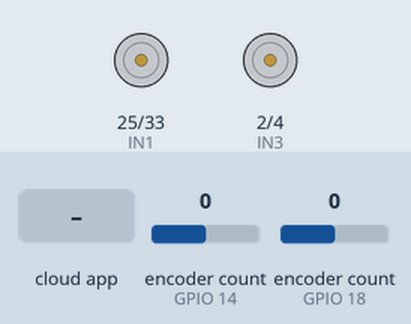
The sketch below on a simulated ESP32. On the bench: motor-driver pin pairs drawn as motors (green arrow = first pin HIGH = forward, orange = second pin HIGH = backward, longer = more drive, scaled by the enable pin). The inputs (shaded band) are chosen by the test bench; at power-on: encoder count (sensors on GPIO 14, GPIO 18) 0. WiFi joins after 1.5 s; servers stay silent unless stated; the ROS host is connected and sends only what is stated; what the sketch prints to the serial monitor is not drawn.

Above: at 2.7 s.
2.8 s: the phone or cloud app sets linear.x to -100
At 4.2 s:
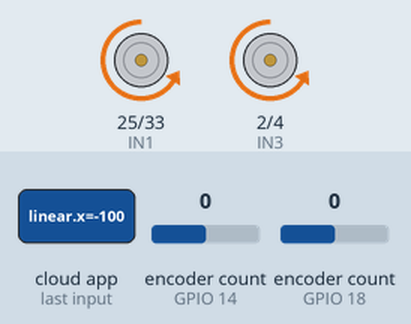
4.5 s: the phone or cloud app sets angular.z to -100
At 5.7 s:
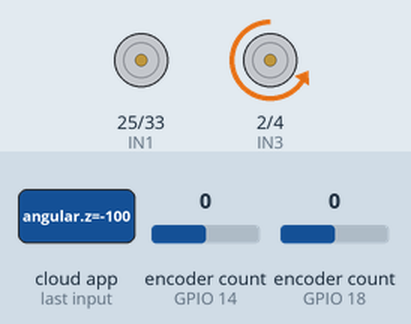
6.0 s: the phone or cloud app sets linear.x to 0
At 7.1 s:
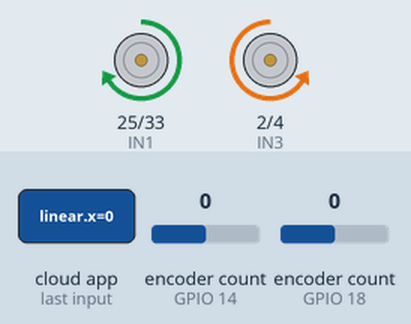
7.5 s: the phone or cloud app sets angular.z to 100
At 8.5 s:
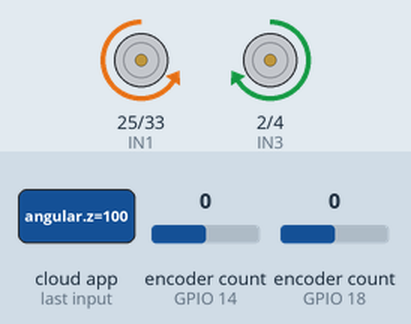
9.0 s: the phone or cloud app sets linear.x to 100
At 9.8 s:
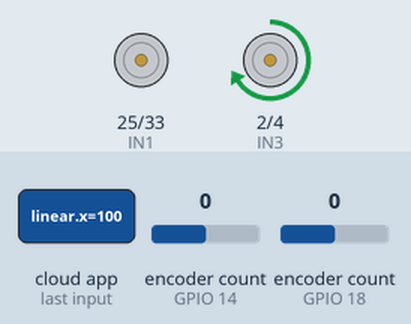
10.5 s: the phone or cloud app sets angular.z to 0
At 11.2 s:
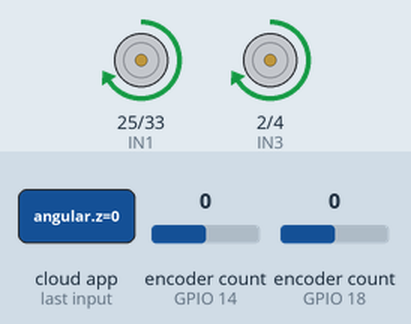
Timing chart, 0 to 13.0 s (numbered marks = the images above; inputs shaded):
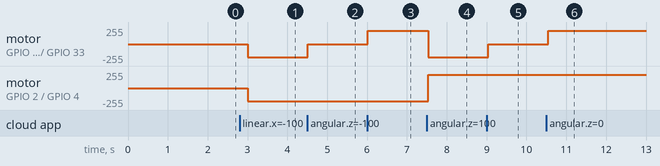

Measured:
- after the input at 2.8 s, motor on GPIO 25 (IN1) / GPIO 33 (IN2), motor on GPIO 2 (IN3) / GPIO 4 (IN4): stopped → backward 199/255 after 0.21 s
- after the input at 4.5 s, motor on GPIO 25 (IN1) / GPIO 33 (IN2): backward 199/255 → stopped at once
- after the input at 6.0 s, motor on GPIO 25 (IN1) / GPIO 33 (IN2): stopped → forward 199/255 at once
- after the input at 7.5 s, motor on GPIO 25 (IN1) / GPIO 33 (IN2): forward 199/255 → backward 199/255 at once; motor on GPIO 2 (IN3) / GPIO 4 (IN4): backward 199/255 → forward 199/255 at once
- after the input at 9.0 s, motor on GPIO 25 (IN1) / GPIO 33 (IN2): backward 199/255 → stopped at once
- after the input at 10.5 s, motor on GPIO 25 (IN1) / GPIO 33 (IN2): stopped → forward 199/255 at once

The sketch:

spcr.ino
```cpp
#define ROSSERIAL_ARDUINO_TCP
#include "WiFi.h"
#include <ros.h>
#include <geometry_msgs/Twist.h>
#include <std_msgs/Int16.h>
#include <ESP32Encoder.h>

#define IN1 25 // Left wheel
#define IN2 33
#define PWM_L_PIN 26
#define IN3 2 //Right Wheel
#define IN4 4
#define PWM_R_PIN 15

#define C1_L 13 //Left encoder
#define C2_L 14
#define C1_R 18 //Right encoder
#define C2_R 5

float left_wheel;
float right_wheel;

ESP32Encoder encoderLeft;
ESP32Encoder encoderRight;

IPAddress server(172, 20, 10, 2);
uint16_t serverPort = 11411;
const char*  ssid = "iPhone B";
const char*  password = "123123123";

void cmdVel_to_pwm_cb( const geometry_msgs::Twist& velocity_msg);
ros::NodeHandle  nh; //Create ros node
ros::Subscriber<geometry_msgs::Twist> sub("/cmd_vel", &cmdVel_to_pwm_cb );

std_msgs::Int16 encoderLeftMsg;
ros::Publisher encoderLeftPub("enc_l_data",&encoderLeftMsg);

std_msgs::Int16 encoderRightMsg;
ros::Publisher encoderRightPub("enc_r_data",&encoderRightMsg);


void setup()
{
 Serial.begin(115200);
 setupWiFi();
 nh.getHardware()->setConnection(server, serverPort);
//Set motor pin as output
 pinMode(IN3,OUTPUT); //Left
 pinMode(IN4,OUTPUT);
 pinMode(PWM_L_PIN,OUTPUT);
 pinMode(IN1,OUTPUT); //Right
 pinMode(IN2,OUTPUT);
 pinMode(PWM_R_PIN,OUTPUT);

 //Encoder
 pinMode(C1_L,INPUT_PULLUP);
 pinMode(C2_L,INPUT_PULLUP);
 pinMode(C1_R,INPUT_PULLUP);
 pinMode(C2_R,INPUT_PULLUP);

 encoderLeft.attachHalfQuad(C2_L,C1_L); //Set as left encoder
 encoderRight.attachHalfQuad(C1_R,C2_R); //Set as right encoder


 ledcSetup(0,5000,8); //(pwm_channel,freq,resolution)
 ledcAttachPin(PWM_L_PIN,0);//set channel to EN

 ledcSetup(1,5000,8); // Set channel 1
 ledcAttachPin(PWM_R_PIN,1);

 Stop(); //Initialize motor in stop condition

 nh.initNode(); //Initialize the node
 nh.advertise(encoderLeftPub); //Publish the data
 nh.advertise(encoderRightPub);
 nh.subscribe(sub);
}

void loop()
{
 long encoderLeftValue= encoderLeft.getCount(); //Lib to count++
 long encoderRightValue= encoderRight.getCount();

 encoderLeftMsg.data = encoderLeftValue;
 encoderLeftPub.publish(&encoderLeftMsg);

 encoderRightMsg.data=encoderRightValue;
 encoderRightPub.publish(&encoderRightMsg);

 nh.spinOnce();//Run the node once only
 delay(300);
}

void setupWiFi()
{
   WiFi.begin(ssid, password);
   while (WiFi.status() != WL_CONNECTED) { delay(500);Serial.print("."); }
   Serial.print("SSID: ");
   Serial.println(WiFi.SSID());
   Serial.print("IP:   ");
   Serial.println(WiFi.localIP());

}

void cmdVel_to_pwm_cb( const geometry_msgs::Twist& velocity_msg){

    right_wheel = (velocity_msg.linear.x + velocity_msg.angular.z ) / 2 ;
    left_wheel = (velocity_msg.linear.x - velocity_msg.angular.z ) /2 ;
    direction();
    speed();
    if ( velocity_msg.linear.x ==0.0 & velocity_msg.angular.z ==0.0){
        Stop();
    }
    Serial.print(left_wheel);Serial.print(" / ");Serial.println(right_wheel);

}

void direction(){
    digitalWrite(IN1, left_wheel >0 );
    digitalWrite(IN2,left_wheel < 0);
    digitalWrite(IN3,right_wheel > 0 );
    digitalWrite(IN4,right_wheel < 0);
}

void speed (){
    ledcWrite(0, 200);
    ledcWrite(1, 200);
}

void Stop()
{
  digitalWrite(IN1,LOW); //Set as 0
  digitalWrite(IN2,LOW);
  digitalWrite(IN3,LOW);
  digitalWrite(IN4,LOW);

  ledcWrite(0,0);//(Channel,PWM)
  ledcWrite(1,0);
}
```
